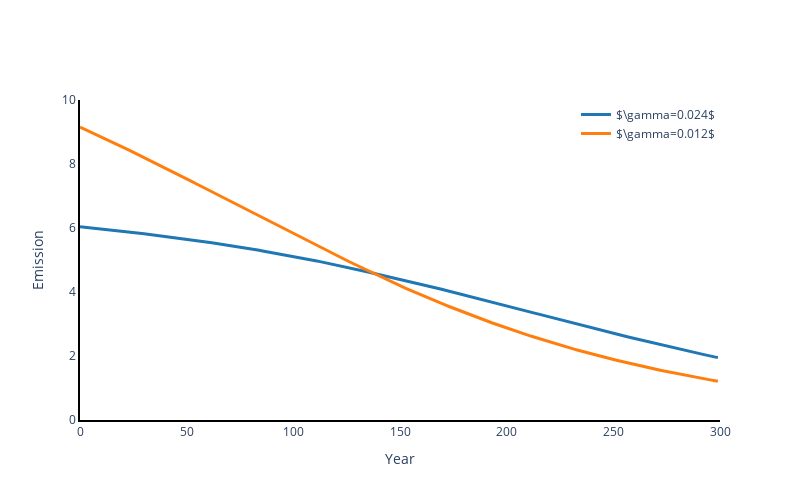

Write notebook code for a chart like this one.
### Code cell
# Figure 5
fig = go.Figure()
fig.add_trace(go.Scatter(y=Et_high_1x,
                    mode='lines',
                    name=r'$\gamma=0.024$',
                    line=dict(width=3, color=defaultColors[0])))
fig.add_trace(go.Scatter(y=Et_low_1x,
                    mode='lines',
                    name=r'$\gamma=0.012$',
                    line=dict(width=3, color=defaultColors[1])))

fig.update_layout(paper_bgcolor='rgba(0,0,0,0)',
                  plot_bgcolor='rgba(0,0,0,0)',
                  width=800,
                  height=500,
                  legend=dict(yanchor="top",
                              y=1,
                              xanchor="right",
                              x=1)
                 )
fig.update_xaxes(showline=True, linewidth=2, linecolor='black', title_text='Year', range=[0,T])
fig.update_yaxes(showline=True, linewidth=2, linecolor='black', title_text='Emission', range=[0,10])

fig.write_image("emission_300years.pdf")
fig.show()

### Figure 1 — Plotly figure (JSON) as saved in the notebook; plotly's stock layout.template omitted (floating-point values rounded to 4 significant figures; data arrays with more than 128 entries replaced by an {"elided": "..."} marker saying what was removed)
{"data": [{"line": {"color": "#1f77b4", "width": 3}, "mode": "lines", "name": "$\\gamma=0.024$", "type": "scatter", "y": {"elided": "300 float values"}}, {"line": {"color": "#ff7f0e", "width": 3}, "mode": "lines", "name": "$\\gamma=0.012$", "type": "scatter", "y": {"elided": "300 float values"}}], "layout": {"height": 500, "legend": {"x": 1, "xanchor": "right", "y": 1, "yanchor": "top"}, "paper_bgcolor": "rgba(0,0,0,0)", "plot_bgcolor": "rgba(0,0,0,0)", "width": 800, "xaxis": {"linecolor": "black", "linewidth": 2, "range": [0, 300], "showline": true, "title": {"text": "Year"}}, "yaxis": {"linecolor": "black", "linewidth": 2, "range": [0, 10], "showline": true, "title": {"text": "Emission"}}}}
